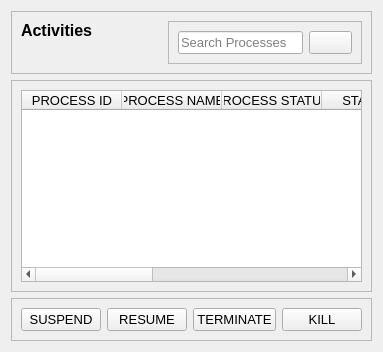
            <widget class="QWidget" name="activities_page">
             <layout class="QVBoxLayout" name="verticalLayout_10">
              <item>
               <widget class="QFrame" name="activitiesTitel_frame">
                <property name="frameShape">
                 <enum>QFrame::StyledPanel</enum>
                </property>
                <property name="frameShadow">
                 <enum>QFrame::Raised</enum>
                </property>
                <layout class="QHBoxLayout" name="horizontalLayout_10">
                 <item alignment="Qt::AlignLeft|Qt::AlignTop">
                  <widget class="QLabel" name="activitiesTitle_lbl">
                   <property name="font">
                    <font>
                     <pointsize>12</pointsize>
                     <weight>75</weight>
                     <bold>true</bold>
                    </font>
                   </property>
                   <property name="text">
                    <string>Activities</string>
                   </property>
                  </widget>
                 </item>
                 <item alignment="Qt::AlignRight">
                  <widget class="QFrame" name="activitiesTitleLeft_frame">
                   <property name="frameShape">
                    <enum>QFrame::StyledPanel</enum>
                   </property>
                   <property name="frameShadow">
                    <enum>QFrame::Raised</enum>
                   </property>
                   <layout class="QHBoxLayout" name="horizontalLayout_11">
                    <item alignment="Qt::AlignRight|Qt::AlignTop">
                     <widget class="QLineEdit" name="activties_lineEdit">
                      <property name="font">
                       <font>
                        <pointsize>10</pointsize>
                       </font>
                      </property>
                      <property name="placeholderText">
                       <string>Search Processes</string>
                      </property>
                     </widget>
                    </item>
                    <item alignment="Qt::AlignRight|Qt::AlignTop">
                     <widget class="QPushButton" name="activitiesSearch_btn_2">
                      <property name="font">
                       <font>
                        <pointsize>10</pointsize>
                       </font>
                      </property>
                      <property name="text">
                       <string/>
                      </property>
                      <property name="icon">
                       <iconset>
                        <normaloff>:/icons/icons/search.svg</normaloff>:/icons/icons/search.svg</iconset>
                      </property>
                      <property name="iconSize">
                       <size>
                        <width>16</width>
                        <height>16</height>
                       </size>
                      </property>
                     </widget>
                    </item>
                   </layout>
                  </widget>
                 </item>
                </layout>
               </widget>
              </item>
              <item>
               <widget class="QFrame" name="activitiesTable_frame">
                <property name="frameShape">
                 <enum>QFrame::StyledPanel</enum>
                </property>
                <property name="frameShadow">
                 <enum>QFrame::Raised</enum>
                </property>
                <layout class="QVBoxLayout" name="verticalLayout_9">
                 <item>
                  <widget class="QTableWidget" name="activities_table">
                   <property name="font">
                    <font>
                     <pointsize>10</pointsize>
                    </font>
                   </property>
                   <column>
                    <property name="text">
                     <string>PROCESS ID</string>
                    </property>
                   </column>
                   <column>
                    <property name="text">
                     <string>PROCESS NAME</string>
                    </property>
                   </column>
                   <column>
                    <property name="text">
                     <string>PROCESS STATUS</string>
                    </property>
                   </column>
                   <column>
                    <property name="text">
                     <string>STARTED</string>
                    </property>
                   </column>
                   <column>
                    <property name="text">
                     <string>SUSPENDED</string>
                    </property>
                   </column>
                   <column>
                    <property name="text">
                     <string>RESUMED</string>
                    </property>
                   </column>
                   <column>
                    <property name="text">
                     <string>TERMINATED</string>
                    </property>
                   </column>
                   <column>
                    <property name="text">
                     <string>KILLED</string>
                    </property>
                   </column>
                  </widget>
                 </item>
                </layout>
               </widget>
              </item>
              <item>
               <widget class="QFrame" name="activitiesTableButtons_frame">
                <property name="frameShape">
                 <enum>QFrame::StyledPanel</enum>
                </property>
                <property name="frameShadow">
                 <enum>QFrame::Raised</enum>
                </property>
                <layout class="QHBoxLayout" name="horizontalLayout_13">
                 <item alignment="Qt::AlignBottom">
                  <widget class="QPushButton" name="activitiesSuspend_btn">
                   <property name="font">
                    <font>
                     <pointsize>10</pointsize>
                    </font>
                   </property>
                   <property name="text">
                    <string>SUSPEND</string>
                   </property>
                  </widget>
                 </item>
                 <item alignment="Qt::AlignBottom">
                  <widget class="QPushButton" name="activitiesResume_btn">
                   <property name="font">
                    <font>
                     <pointsize>10</pointsize>
                    </font>
                   </property>
                   <property name="text">
                    <string>RESUME</string>
                   </property>
                  </widget>
                 </item>
                 <item alignment="Qt::AlignBottom">
                  <widget class="QPushButton" name="activitiesTerminate_btn">
                   <property name="font">
                    <font>
                     <pointsize>10</pointsize>
                    </font>
                   </property>
                   <property name="text">
                    <string>TERMINATE</string>
                   </property>
                  </widget>
                 </item>
                 <item alignment="Qt::AlignBottom">
                  <widget class="QPushButton" name="activitiesKill_btn">
                   <property name="font">
                    <font>
                     <pointsize>10</pointsize>
                    </font>
                   </property>
                   <property name="text">
                    <string>KILL</string>
                   </property>
                  </widget>
                 </item>
                </layout>
               </widget>
              </item>
             </layout>
            </widget>
